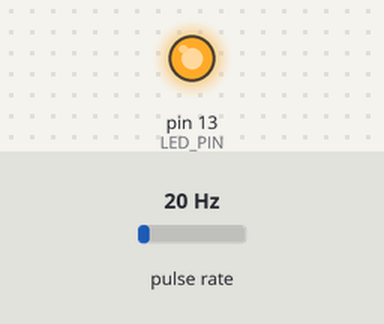
Simulated run of this sketch. Board: Arduino Nano, built with avr-gcc and run on an emulated ATmega328P. On the bench: output pins drawn as LEDs (lit = HIGH). Wiring (inferred from the names in the program): pulse sensor: data pin 2. Inputs (shaded band) come from the test bench; at power-on: pulse rate 20 Hz.

Above: at 4.7 s.
4.8 s: pulse rate (sensor on pin 2) set to 22 Hz
6.3 s: pulse rate (sensor on pin 2) set to 4 Hz
At 6.57 s:
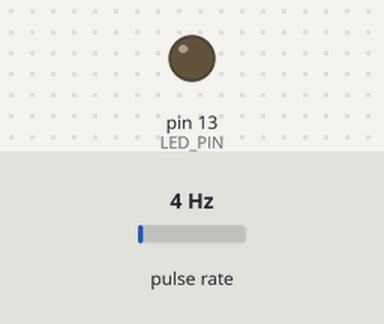
9.3 s: pulse rate (sensor on pin 2) set to 50 Hz
Timing chart, 0 to 12.3 s (numbered marks = the images above; inputs shaded):
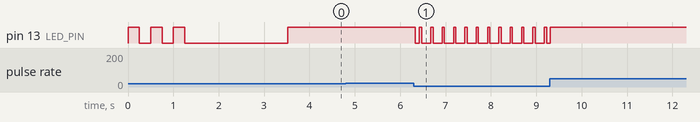

Measured:
- after the input at 4.8 s, every drawn part: stays the same
- after the input at 6.3 s, pin 13 (LED_PIN): HIGH → LOW at once, then repeats every 0.25 s: HIGH 0.05 s, LOW 0.20 s

The sketch:

geiger_23_03_2026_copy_copy_20260917142023.ino
```cpp
/*
  Arduino Nano Every - Geiger -> Duet Trigger

  Wiring:
    Geiger pulse/VIN -> Nano D2
    Geiger GND       -> Nano GND

    Nano D3          -> Duet io5.in
    Nano GND         -> Duet GND

  Duet:
    M558 K0 P5 C"^!io5.in" H5 F120 T6000
    G31 K0 P500

  Behaviour:

    - Geiger pulses detected on D2 using FALLING interrupt
    - Built-in LED flashes for every detected pulse

    - Pulses are counted during WINDOW_MS

    - If counts >= COUNT_THRESHOLD:
          Duet trigger ON

    - If counts < COUNT_THRESHOLD:
          Duet trigger OFF

    - No trigger delay / hold time
*/


// ======================================================
// Pins
// ======================================================

const byte GEIGER_PIN = 2;
const byte DUET_PIN   = 3;
const byte LED_PIN    = LED_BUILTIN;


// ======================================================
// SETTINGS
// ======================================================

// Counting period
const unsigned long WINDOW_MS = 50;

// Number of pulses required within WINDOW_MS
//
// Example:
// 1 = one pulse triggers
// 3 = three or more pulses trigger
// 4 = four or more pulses trigger
//
const unsigned int COUNT_THRESHOLD = 10;


// LED visible flash duration
const unsigned long LED_FLASH_MS = 50;


// Startup Duet test
const unsigned long STARTUP_TRIGGER_MS = 2000;


// ======================================================
// Interrupt variables
// ======================================================

volatile unsigned int pulseCount = 0;

volatile unsigned long totalPulseCount = 0;


// ======================================================
// Runtime variables
// ======================================================

unsigned long lastWindowTime = 0;

unsigned long lastSeenPulseCount = 0;


// LED
bool ledIsOn = false;
unsigned long ledStartTime = 0;


// Duet state
bool duetTriggered = false;


// ======================================================
// Duet open-drain output
// ======================================================

void duetRelease()
{
  /*
    D3 becomes high impedance.

    Duet's internal pull-up makes io5.in HIGH.

    With:
      C"^!io5.in"

    this corresponds to NOT triggered.
  */

  digitalWrite(DUET_PIN, LOW);

  pinMode(DUET_PIN, INPUT);
}


void duetTrigger()
{
  /*
    Pull Duet io5.in LOW.

    D3 is never driven HIGH.
  */

  digitalWrite(DUET_PIN, LOW);

  pinMode(DUET_PIN, OUTPUT);
}


// ======================================================
// Geiger interrupt
// ======================================================

void geigerISR()
{
  pulseCount++;

  totalPulseCount++;
}


// ======================================================
// Setup
// ======================================================

void setup()
{
  // ----------------------------------------------------
  // Geiger input
  // ----------------------------------------------------

  pinMode(GEIGER_PIN, INPUT);


  // ----------------------------------------------------
  // Built-in LED
  // ----------------------------------------------------

  pinMode(LED_PIN, OUTPUT);

  digitalWrite(LED_PIN, LOW);


  // ----------------------------------------------------
  // Duet
  // ----------------------------------------------------

  duetRelease();


  // ====================================================
  // Startup LED test
  // ====================================================

  for (byte i = 0; i < 3; i++)
  {
    digitalWrite(LED_PIN, HIGH);
    delay(250);

    digitalWrite(LED_PIN, LOW);
    delay(250);
  }


  // ====================================================
  // Startup Duet test
  // ====================================================

  duetTrigger();

  delay(STARTUP_TRIGGER_MS);

  duetRelease();


  // ====================================================
  // Enable Geiger interrupt
  // ====================================================

  attachInterrupt(
    digitalPinToInterrupt(GEIGER_PIN),
    geigerISR,
    FALLING
  );


  lastWindowTime = millis();
}


// ======================================================
// Main loop
// ======================================================

void loop()
{
  unsigned long now = millis();


  // ====================================================
  // Check if new Geiger pulses occurred
  // ====================================================

  unsigned long totalNow;


  noInterrupts();

  totalNow = totalPulseCount;

  interrupts();


  if (totalNow != lastSeenPulseCount)
  {
    lastSeenPulseCount = totalNow;


    // --------------------------------------------------
    // Flash LED
    // --------------------------------------------------

    digitalWrite(LED_PIN, HIGH);

    ledIsOn = true;

    ledStartTime = now;
  }


  // ====================================================
  // Turn LED off
  // ====================================================

  if (ledIsOn &&
      (now - ledStartTime >= LED_FLASH_MS))
  {
    digitalWrite(LED_PIN, LOW);

    ledIsOn = false;
  }


  // ====================================================
  // Evaluate Geiger count every WINDOW_MS
  // ====================================================

  if (now - lastWindowTime >= WINDOW_MS)
  {
    unsigned int counts;


    // --------------------------------------------------
    // Safely copy/reset counter
    // --------------------------------------------------

    noInterrupts();

    counts = pulseCount;

    pulseCount = 0;

    interrupts();


    // ==================================================
    // THRESHOLD LOGIC
    // ==================================================

    if (counts >= COUNT_THRESHOLD)
    {
      // Above threshold
      // Keep Duet triggered

      duetTriggered = true;

      duetTrigger();
    }
    else
    {
      // Below threshold
      // Immediately release Duet

      duetTriggered = false;

      duetRelease();
    }


    // ==================================================
    // Start next measurement window
    // ==================================================

    lastWindowTime += WINDOW_MS;


    // Recover if execution somehow falls behind
    if (now - lastWindowTime >= WINDOW_MS)
    {
      lastWindowTime = now;
    }
  }
}
```
